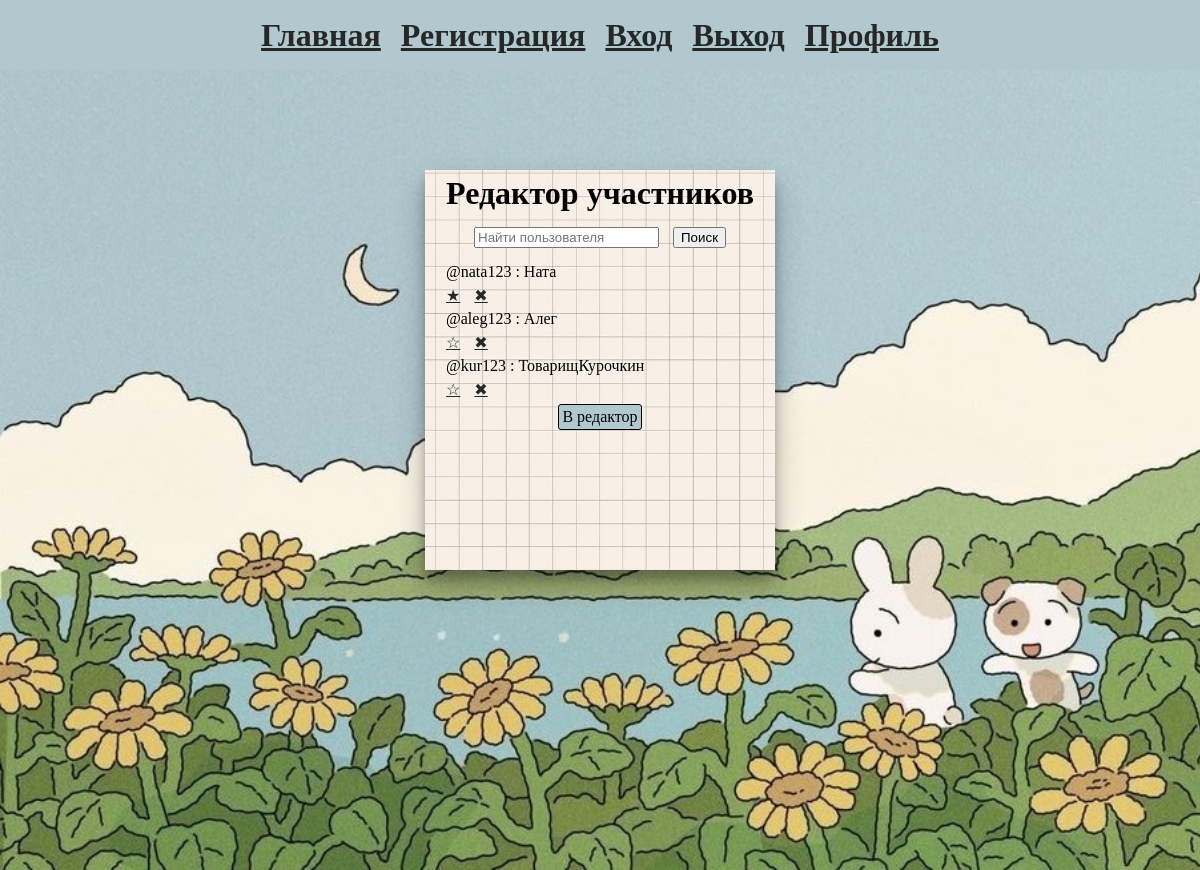
Screenshot of /edit_participants?group_chat_id=5 (signed in) with the database file from the repository.
### database_setup.py (models this page shows, shortened)
class ChatParticipant(Base):
    __tablename__ = 'chat_participant'
    Id = Column(Integer, primary_key=True)
    Status = Column(Integer, nullable=False, default=0)  # 0-участник, 1-администратор
    UserId = Column(Integer, ForeignKey('user.Id'), nullable=False)
    ChatId = Column(Integer, ForeignKey('chat.Id'), nullable=False)

class User(Base, UserMixin, SerializerMixin):
    __tablename__ = 'user'
    Id = Column(Integer, primary_key=True)
    Name = Column(String(300), nullable=False)
    Photo = Column(String(300), default="/static/images/icon.jpg")
    Login = Column(String(300), unique=True, nullable=False)
    Password = Column(String(300), nullable=False)
    ChatParticipants = relationship('ChatParticipant', backref='user', lazy=True)
    Messages = relationship('Message', backref='user', lazy=True)

### main.py (the view, shortened to what this page needs)
@app.route('/edit_participants', methods=['POST', 'GET'])
@login_required
def edit_participants():
    user_id = current_user.Id
    if not request.args.get('group_chat_id'):
        return redirect('/')
    group_chat_id = request.args.get('group_chat_id')
    group_chat = session.query(Chat).filter(Chat.Id == group_chat_id).first()
    group_chat_participants = session.query(ChatParticipant, User).filter(ChatParticipant.ChatId == group_chat_id). \
        join(User, User.Id == ChatParticipant.UserId).order_by(desc(ChatParticipant.Status)).all()
    return render_template('/edit_participants.html', group_chat=group_chat,
                           group_chat_participants=group_chat_participants)

### main.py (called while the page is built)
@login_manager.user_loader
def load_user(user_id):
    return session.query(User).filter_by(Id=user_id).first()

### templates/edit_participants.html (shortened to what this page needs)
{% extends 'base.html' %}
{% block body %}
<div class="background_image">
    <div class="paper top_div">
        <div>
            <h1 class="top_div">Редактор участников</h1>
            <div class="top_div">
                <form method="post">
                    <input type="text" name="search" placeholder="Найти пользователя">
                    <input type="submit" value="Поиск">
                </form>
            </div>
            <div class="scrolling">
                {% for group_chat_participant in group_chat_participants %}
                    {% if group_chat_participant.ChatParticipant.Status == 0 %}
                        <p>@{{ group_chat_participant.User.Login }} : {{ group_chat_participant.User.Name }} </p>
                        <a href="{{ url_for('change_status', user_id=group_chat_participant.User.Id, group_chat_id=group_chat_participant.ChatParticipant.ChatId) }}">☆</a>
                        <a href="{{ url_for('leave_chat', user_id=group_chat_participant.User.Id, group_chat_id=group_chat_participant.ChatParticipant.ChatId) }}">✖</a>
                    {% else %}
                        <p>@{{ group_chat_participant.User.Login }} : {{ group_chat_participant.User.Name }}</p>
                        <a href="{{ url_for('change_status', user_id=group_chat_participant.User.Id, group_chat_id=group_chat_participant.ChatParticipant.ChatId) }}">★</a>
                        <a href="{{ url_for('leave_chat', user_id=group_chat_participant.User.Id, group_chat_id=group_chat_participant.ChatParticipant.ChatId) }}">✖</a>
                    {% endif %}
                {% endfor %}
            </div>
            <div class="top_div">
                <a class="mimic_button" href="{{ url_for('edit_group_chat', group_chat_id=group_chat.Id) }}">В редактор</a>
            </div>
        </div>
    </div>
</div>
{% endblock %}

### static/css/main.css (style rules this page uses)
* :not(header, body, div) { margin: 5px; }
body { padding: 0; margin: 0; }
a { margin: 5px; color: #262827; }
.background_image { width:100%; height: 100vh; background-image: url('/static/images/d984c86d40a5b8ce1f6f6b13142e7229.jpg'); background-size: cover; display: flex; justify-content: center; }
.paper { margin-top: 100px; margin-left: 50px; margin-right: 50px; width: 350px; height: 400px; background-image: url('/static/images/b0039dc6a1836249a5875f4f43881648.jpg'); background-size: cover; box-shadow: 0 14px 28px rgba(0,0,0,0.25), 0 10px 10px rgba(0,0,0,0.22); position: relative; }
.top_div { display: flex; justify-content: center; }
.mimic_button { border-radius: 3px; background-color: #b1c8ce; padding: 3px; border: 1px solid #000; color: black; text-decoration: none; }
.scrolling { overflow-y: auto; max-height: 290px; }

### rows the page displays
ChatParticipant: User.Login "nata123", User.Name "Ната"
ChatParticipant: User.Login "aleg123", User.Name "Алег"
ChatParticipant: User.Login "kur123", User.Name "ТоварищКурочкин"
